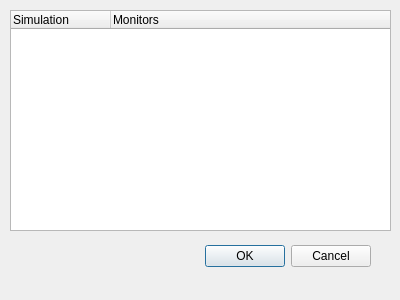
<?xml version="1.0" encoding="UTF-8"?>
<ui version="4.0">
 <class>Dialog</class>
 <widget class="QDialog" name="Dialog">
  <property name="geometry">
   <rect>
    <x>0</x>
    <y>0</y>
    <width>400</width>
    <height>300</height>
   </rect>
  </property>
  <property name="windowTitle">
   <string>Dialog</string>
  </property>
  <widget class="QDialogButtonBox" name="buttonBox">
   <property name="geometry">
    <rect>
     <x>30</x>
     <y>240</y>
     <width>341</width>
     <height>32</height>
    </rect>
   </property>
   <property name="orientation">
    <enum>Qt::Horizontal</enum>
   </property>
   <property name="standardButtons">
    <set>QDialogButtonBox::Cancel|QDialogButtonBox::Ok</set>
   </property>
  </widget>
  <widget class="QTreeWidget" name="treeWidget">
   <property name="geometry">
    <rect>
     <x>10</x>
     <y>10</y>
     <width>381</width>
     <height>221</height>
    </rect>
   </property>
   <column>
    <property name="text">
     <string>Simulation</string>
    </property>
   </column>
   <column>
    <property name="text">
     <string>Monitors</string>
    </property>
   </column>
  </widget>
 </widget>
 <resources/>
 <connections>
  <connection>
   <sender>buttonBox</sender>
   <signal>accepted()</signal>
   <receiver>Dialog</receiver>
   <slot>accept()</slot>
   <hints>
    <hint type="sourcelabel">
     <x>248</x>
     <y>254</y>
    </hint>
    <hint type="destinationlabel">
     <x>157</x>
     <y>274</y>
    </hint>
   </hints>
  </connection>
  <connection>
   <sender>buttonBox</sender>
   <signal>rejected()</signal>
   <receiver>Dialog</receiver>
   <slot>reject()</slot>
   <hints>
    <hint type="sourcelabel">
     <x>316</x>
     <y>260</y>
    </hint>
    <hint type="destinationlabel">
     <x>286</x>
     <y>274</y>
    </hint>
   </hints>
  </connection>
 </connections>
</ui>
